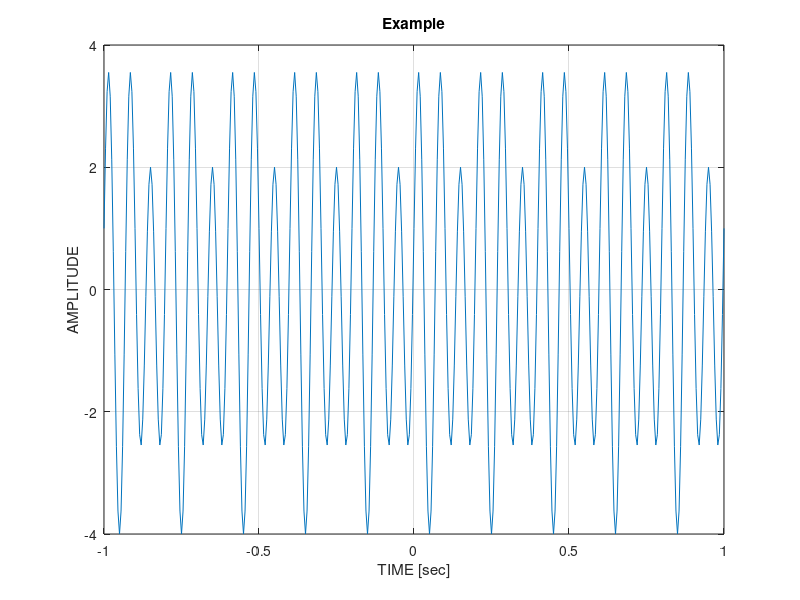

Recreate this plot in MATLAB.
t=-1:2/400:1;
x=cos(20*pi*t)+3*sin(30*pi*t);
plot(t,x), grid
xlabel('TIME [sec]')
ylabel('AMPLITUDE')
title('Example')